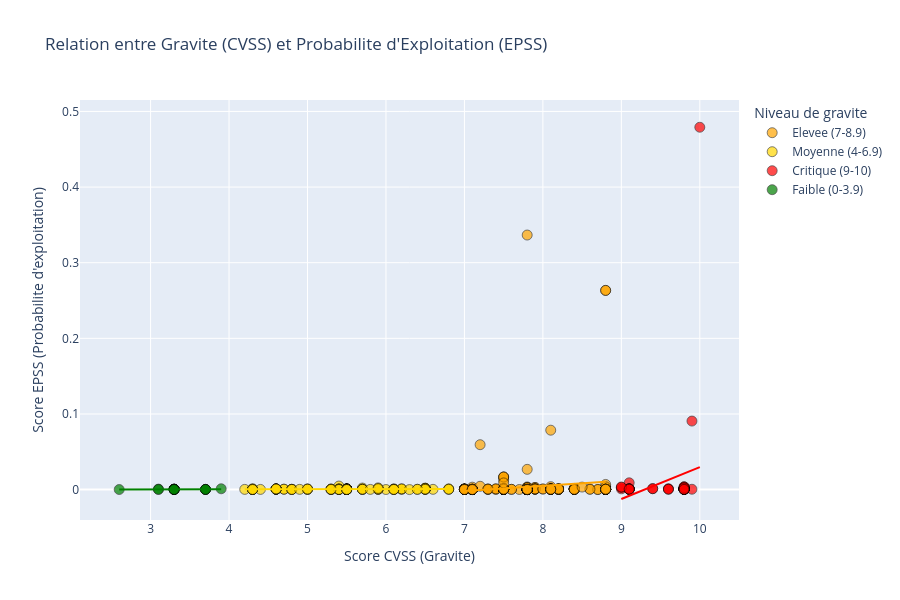

The code cell stored with this chart in its notebook:
### Code cell
#Scatter plot CVSS vs EPSS (avec Plotly)
import plotly.express as px
import plotly.graph_objects as go
from plotly.subplots import make_subplots

scatter_df = df[df['CVSS Score'].notna() & df['EPSS Score'].notna()].copy()

def get_severity_label(score):
    if score < 4.0:
        return 'Faible (0-3.9)'
    elif score < 7.0:
        return 'Moyenne (4-6.9)'
    elif score < 9.0:
        return 'Elevee (7-8.9)'
    else:
        return 'Critique (9-10)'

scatter_df['Severite'] = scatter_df['CVSS Score'].apply(get_severity_label)

print(f"Nombre de points pour le scatter plot: {len(scatter_df)}")

color_map = {
    'Critique (9-10)': 'red',
    'Elevee (7-8.9)': 'orange',
    'Moyenne (4-6.9)': 'gold',
    'Faible (0-3.9)': 'green'
}


fig = px.scatter(                                                                                   #px = plotly express
    scatter_df,                                                                                     #Données utilisées
    x='CVSS Score',                                                                                 #Score de gravité
    y='EPSS Score',                                                                                 #Probabilité d'exploitation
    color='Severite',
    color_discrete_map=color_map,
    hover_data=['CVE', 'CWE', 'Editeur', 'Type'],                                                   #Ce qu'on voit quand on survole un point
    title='Relation entre Gravite (CVSS) et Probabilite d\'Exploitation (EPSS)',
    labels={                                                                                        #Labels pour les axes
        'CVSS Score': 'Score CVSS (Gravite)',
        'EPSS Score': 'Score EPSS (Probabilite d\'exploitation)',               
        'Severite': 'Niveau de gravite'
    },
    trendline='ols'                                                                                 #Ordinary Least Squares (régression linéaire)
)


fig.update_layout(
    width=900,
    height=600,
    xaxis=dict(showgrid=True),
    yaxis=dict(showgrid=True)
)

fig.update_traces(
    marker=dict(size=10, opacity=0.7, line=dict(width=0.7, color='black'))
)

fig.show()





correlation = scatter_df['CVSS Score'].corr(scatter_df['EPSS Score'])                               #Calcul la corélation
print(f"\nCoefficient de correlation de Pearson entre CVSS et EPSS: {correlation:.4f}")



high_risk = scatter_df[(scatter_df['CVSS Score'] >= 7) & (scatter_df['EPSS Score'] > 0.01)]         #Sélectionne les vulnérabilités à haut risque
print(f"\nVulnerabilites a haut risque (CVSS >= 7 ET EPSS > 0.01): {len(high_risk)}")
if len(high_risk) > 0:
    print("\nCVE a risque prioritaire:")
    for _, row in high_risk.nlargest(5, 'EPSS Score').iterrows():
        print(f"  - {row['CVE']}: CVSS={row['CVSS Score']}, EPSS={row['EPSS Score']:.6f}, Editeur={row['Editeur']}")

### Figure 1 — Plotly figure (JSON) as saved in the notebook; plotly's stock layout.template omitted (floating-point values rounded to 4 significant figures; data arrays with more than 128 entries replaced by an {"elided": "..."} marker saying what was removed)
{"data": [{"customdata": {"elided": "353x4 str values"}, "hovertemplate": "Niveau de gravite=Elevee (7-8.9)<br>Score CVSS (Gravite)=%{x}<br>Score EPSS (Probabilite d'exploitation)=%{y}<br>CVE=%{customdata[0]}<br>CWE=%{customdata[1]}<br>Editeur=%{customdata[2]}<br>Type=%{customdata[3]}<extra></extra>", "legendgroup": "Elevee (7-8.9)", "marker": {"color": "orange", "line": {"color": "black", "width": 0.7}, "opacity": 0.7, "size": 10, "symbol": "circle"}, "mode": "markers", "name": "Elevee (7-8.9)", "orientation": "v", "showlegend": true, "type": "scatter", "x": {"elided": "353 float values"}, "xaxis": "x", "y": {"elided": "353 float values"}, "yaxis": "y"}, {"hovertemplate": "<b>OLS trendline</b><br>EPSS Score = 0.00664744 * CVSS Score + -0.048225<br>R<sup>2</sup>=0.012670<br><br>Niveau de gravite=Elevee (7-8.9)<br>Score CVSS (Gravite)=%{x}<br>Score EPSS (Probabilite d'exploitation)=%{y} <b>(trend)</b><extra></extra>", "legendgroup": "Elevee (7-8.9)", "marker": {"color": "orange", "line": {"color": "black", "width": 0.7}, "opacity": 0.7, "size": 10, "symbol": "circle"}, "mode": "lines", "name": "Elevee (7-8.9)", "showlegend": false, "type": "scatter", "x": {"elided": "353 float values"}, "xaxis": "x", "y": {"elided": "353 float values"}, "yaxis": "y"}, {"customdata": {"elided": "108x4 str values"}, "hovertemplate": "Niveau de gravite=Moyenne (4-6.9)<br>Score CVSS (Gravite)=%{x}<br>Score EPSS (Probabilite d'exploitation)=%{y}<br>CVE=%{customdata[0]}<br>CWE=%{customdata[1]}<br>Editeur=%{customdata[2]}<br>Type=%{customdata[3]}<extra></extra>", "legendgroup": "Moyenne (4-6.9)", "marker": {"color": "gold", "line": {"color": "black", "width": 0.7}, "opacity": 0.7, "size": 10, "symbol": "circle"}, "mode": "markers", "name": "Moyenne (4-6.9)", "orientation": "v", "showlegend": true, "type": "scatter", "x": [4.3, 4.2, 6.6, 4.7, 4.3, 6.1, 6.5, 6.1, 6.2, 6, 4.7, 5.5, 5.5, 5.5, 6.2, 6.5, 5.4, 5.5, 5.5, 6.8, 5.7, 5.5, 5.5, 5.5, 5.5, 6.8, 5.5, 5.5, 5.3, 5.5, 5.3, 5.5, 6.5, 5.5, 5.5, 6.5, 6.2, 6.8, 6.5, 5.4, 4.6, 4.3, 5.4, 6.5, 5, 6.5, 4.6, 4.6, 4.6, 5.4, 5.5, 4.6, 6.5, 5.5, 5.4, 4.6, 6.1, 4.6, 5.4, 4.6, 4.6, 4.6, 5.4, 5.4, 6.4, 6.1, 4.4, 5.9, 5.9, 5.9, 4.8, 5.5, 5.5, 5.5, 4.8, 5.5, 5.5, 4.3, 5.7, 5.3, 6.3, 5.5, 5.7, 5.7, 4.3, 5.9, 5.7, 5.4, 5.3, 4.3, 4.3, 6.5, 5.4, 6.4, 4.8, 5, 4.8, 5.3, 5.5, 5.8, 5.5, 6.1, 5.5, 5.5, 5.9, 4.9, 5, 5], "xaxis": "x", "y": [0.00014, 0.0003, 0.00035, 0.00055, 0.00026, 0.00093, 0.00026, 0.00015, 0.00032, 0.00012, 0.00053, 0.00058, 0.0007, 0.00051, 0.00092, 0.00076, 0.00087, 0.0007, 0.00051, 0.00049, 0.00207, 0.0007, 0.00051, 0.00051, 0.0007, 0.00099, 0.0007, 0.0007, 0.00067, 0.00051, 0.00076, 0.00127, 0.00164, 0.00051, 0.00051, 0.00196, 0.00092, 0.00036, 0.00059, 0.0006, 0.00058, 0.00077, 0.0006, 0.00169, 0.00062, 0.00104, 0.0006, 0.00104, 0.0006, 0.0006, 0.00058, 0.00086, 0.00103, 0.0005, 0.00469, 0.00058, 0.00059, 0.00058, 0.00061, 0.0006, 0.00086, 0.00086, 0.00086, 0.0006, 0.00046, 0.00027, 0.00025, 0.00051, 0.00033, 0.00228, 0.00041, 0.00022, 0.00027, 0.00022, 0.00038, 0.00018, 0.00022, 0.00023, 0.00045, 5e-05, 4e-05, 0.00026, 0.00045, 0.00045, 0.00098, 0.00052, 0.00045, 0.0001, 9e-05, 0.00011, 0.00016, 0.00034, 0.00018, 0.00032, 0.0003, 0.00014, 0.00019, 0.00042, 0.0002, 0.00027, 0.00014, 0.0002, 0.00018, 0.00019, 0.0015, 0.00033, 0.00085, 0.00062], "yaxis": "y"}, {"hovertemplate": "<b>OLS trendline</b><br>EPSS Score = 0.000122154 * CVSS Score + -5.90393e-05<br>R<sup>2</sup>=0.020480<br><br>Niveau de gravite=Moyenne (4-6.9)<br>Score CVSS (Gravite)=%{x}<br>Score EPSS (Probabilite d'exploitation)=%{y} <b>(trend)</b><extra></extra>", "legendgroup": "Moyenne (4-6.9)", "marker": {"color": "gold", "line": {"color": "black", "width": 0.7}, "opacity": 0.7, "size": 10, "symbol": "circle"}, "mode": "lines", "name": "Moyenne (4-6.9)", "showlegend": false, "type": "scatter", "x": [4.2, 4.3, 4.3, 4.3, 4.3, 4.3, 4.3, 4.3, 4.4, 4.6, 4.6, 4.6, 4.6, 4.6, 4.6, 4.6, 4.6, 4.6, 4.6, 4.7, 4.7, 4.8, 4.8, 4.8, 4.8, 4.9, 5, 5, 5, 5, 5.3, 5.3, 5.3, 5.3, 5.3, 5.4, 5.4, 5.4, 5.4, 5.4, 5.4, 5.4, 5.4, 5.4, 5.4, 5.5, 5.5, 5.5, 5.5, 5.5, 5.5, 5.5, 5.5, 5.5, 5.5, 5.5, 5.5, 5.5, 5.5, 5.5, 5.5, 5.5, 5.5, 5.5, 5.5, 5.5, 5.5, 5.5, 5.5, 5.5, 5.5, 5.5, 5.7, 5.7, 5.7, 5.7, 5.7, 5.8, 5.9, 5.9, 5.9, 5.9, 5.9, 6, 6.1, 6.1, 6.1, 6.1, 6.1, 6.2, 6.2, 6.2, 6.3, 6.4, 6.4, 6.5, 6.5, 6.5, 6.5, 6.5, 6.5, 6.5, 6.5, 6.5, 6.6, 6.8, 6.8, 6.8], "xaxis": "x", "y": [0.000454, 0.0004662, 0.0004662, 0.0004662, 0.0004662, 0.0004662, 0.0004662, 0.0004662, 0.0004784, 0.0005029, 0.0005029, 0.0005029, 0.0005029, 0.0005029, 0.0005029, 0.0005029, 0.0005029, 0.0005029, 0.0005029, 0.0005151, 0.0005151, 0.0005273, 0.0005273, 0.0005273, 0.0005273, 0.0005395, 0.0005517, 0.0005517, 0.0005517, 0.0005517, 0.0005884, 0.0005884, 0.0005884, 0.0005884, 0.0005884, 0.0006006, 0.0006006, 0.0006006, 0.0006006, 0.0006006, 0.0006006, 0.0006006, 0.0006006, 0.0006006, 0.0006006, 0.0006128, 0.0006128, 0.0006128, 0.0006128, 0.0006128, 0.0006128, 0.0006128, 0.0006128, 0.0006128, 0.0006128, 0.0006128, 0.0006128, 0.0006128, 0.0006128, 0.0006128, 0.0006128, 0.0006128, 0.0006128, 0.0006128, 0.0006128, 0.0006128, 0.0006128, 0.0006128, 0.0006128, 0.0006128, 0.0006128, 0.0006128, 0.0006372, 0.0006372, 0.0006372, 0.0006372, 0.0006372, 0.0006495, 0.0006617, 0.0006617, 0.0006617, 0.0006617, 0.0006617, 0.0006739, 0.0006861, 0.0006861, 0.0006861, 0.0006861, 0.0006861, 0.0006983, 0.0006983, 0.0006983, 0.0007105, 0.0007227, 0.0007227, 0.000735, 0.000735, 0.000735, 0.000735, 0.000735, 0.000735, 0.000735, 0.000735, 0.000735, 0.0007472, 0.0007716, 0.0007716, 0.0007716], "yaxis": "y"}, {"customdata": {"elided": "50x4 str values"}, "hovertemplate": "Niveau de gravite=Critique (9-10)<br>Score CVSS (Gravite)=%{x}<br>Score EPSS (Probabilite d'exploitation)=%{y}<br>CVE=%{customdata[0]}<br>CWE=%{customdata[1]}<br>Editeur=%{customdata[2]}<br>Type=%{customdata[3]}<extra></extra>", "legendgroup": "Critique (9-10)", "marker": {"color": "red", "line": {"color": "black", "width": 0.7}, "opacity": 0.7, "size": 10, "symbol": "circle"}, "mode": "markers", "name": "Critique (9-10)", "orientation": "v", "showlegend": true, "type": "scatter", "x": [9, 9.9, 9.8, 9.1, 9.1, 9.1, 9.8, 9.8, 9.6, 9.8, 9.8, 9.8, 9.8, 9.1, 9.1, 9.8, 9.1, 9.1, 9.8, 9.6, 10, 9.9, 9.6, 9.8, 9.8, 9.8, 9.8, 9.8, 9.8, 9.8, 9.8, 9.4, 9.1, 9.8, 9.8, 9.8, 9.8, 9.8, 9.8, 9.8, 9.8, 9.8, 9.8, 9.1, 9.4, 9, 9, 9.8, 9.1, 9.8], "xaxis": "x", "y": [0.001, 0.00046, 0.00042, 0.00028, 0.00898, 0.0007, 0.00363, 0.00137, 0.00106, 0.00202, 0.0006, 0.00373, 0.0006, 0.00072, 0.00072, 0.0006, 0.0007, 0.0006, 0.00063, 0.00076, 0.4791, 0.09061, 0.00036, 0.00122, 0.00067, 0.00102, 0.00021, 0.0007, 0.00096, 0.00063, 0.00076, 0.00122, 0.00126, 0.00021, 0.00079, 0.00044, 0.00102, 0.00062, 0.00206, 0.00061, 0.0007, 0.00078, 0.00096, 0.0007, 0.00122, 0.00294, 0.00345, 0.0026, 0.00054, 0.00024], "yaxis": "y"}, {"hovertemplate": "<b>OLS trendline</b><br>EPSS Score = 0.0422015 * CVSS Score + -0.392233<br>R<sup>2</sup>=0.039927<br><br>Niveau de gravite=Critique (9-10)<br>Score CVSS (Gravite)=%{x}<br>Score EPSS (Probabilite d'exploitation)=%{y} <b>(trend)</b><extra></extra>", "legendgroup": "Critique (9-10)", "marker": {"color": "red", "line": {"color": "black", "width": 0.7}, "opacity": 0.7, "size": 10, "symbol": "circle"}, "mode": "lines", "name": "Critique (9-10)", "showlegend": false, "type": "scatter", "x": [9, 9, 9, 9.1, 9.1, 9.1, 9.1, 9.1, 9.1, 9.1, 9.1, 9.1, 9.1, 9.4, 9.4, 9.6, 9.6, 9.6, 9.8, 9.8, 9.8, 9.8, 9.8, 9.8, 9.8, 9.8, 9.8, 9.8, 9.8, 9.8, 9.8, 9.8, 9.8, 9.8, 9.8, 9.8, 9.8, 9.8, 9.8, 9.8, 9.8, 9.8, 9.8, 9.8, 9.8, 9.8, 9.8, 9.9, 9.9, 10], "xaxis": "x", "y": [-0.01242, -0.01242, -0.01242, -0.0082, -0.0082, -0.0082, -0.0082, -0.0082, -0.0082, -0.0082, -0.0082, -0.0082, -0.0082, 0.004461, 0.004461, 0.0129, 0.0129, 0.0129, 0.02134, 0.02134, 0.02134, 0.02134, 0.02134, 0.02134, 0.02134, 0.02134, 0.02134, 0.02134, 0.02134, 0.02134, 0.02134, 0.02134, 0.02134, 0.02134, 0.02134, 0.02134, 0.02134, 0.02134, 0.02134, 0.02134, 0.02134, 0.02134, 0.02134, 0.02134, 0.02134, 0.02134, 0.02134, 0.02556, 0.02556, 0.02978], "yaxis": "y"}, {"customdata": [["CVE-2026-44743", "CWE-497", "SAP", "Avis"], ["CVE-2026-45459", "CWE-693", "Microsoft", "Avis"], ["CVE-2026-45466", "CWE-122", "Microsoft", "Avis"], ["CVE-2026-45455", "CWE-125", "Microsoft", "Avis"], ["CVE-2026-45485", "CWE-125", "Microsoft", "Avis"], ["CVE-2026-45642", "CWE-20", "Microsoft", "Avis"], ["CVE-2026-45485", "CWE-125", "Microsoft", "Avis"], ["CVE-2026-41694", "CWE-347", "Spring", "Avis"], ["CVE-2025-12817", "CWE-862", "Splunk", "Avis"], ["CVE-2026-6976", "CWE-639", "GitLab", "Avis"], ["CVE-2026-9694", "CWE-153", "GitLab", "Avis"], ["CVE-2026-3553", "CWE-863", "GitLab", "Avis"], ["CVE-2026-41000", "CWE-294", "Spring", "Avis"], ["CVE-2026-47330", "CWE-457", "Linux", "Avis"], ["CVE-2026-47336", "CWE-457", "Linux", "Avis"], ["CVE-2026-47327", "CWE-476", "Linux", "Avis"], ["CVE-2026-47329", "CWE-1284", "Linux", "Avis"], ["CVE-2026-47337", "CWE-476", "Linux", "Avis"]], "hovertemplate": "Niveau de gravite=Faible (0-3.9)<br>Score CVSS (Gravite)=%{x}<br>Score EPSS (Probabilite d'exploitation)=%{y}<br>CVE=%{customdata[0]}<br>CWE=%{customdata[1]}<br>Editeur=%{customdata[2]}<br>Type=%{customdata[3]}<extra></extra>", "legendgroup": "Faible (0-3.9)", "marker": {"color": "green", "line": {"color": "black", "width": 0.7}, "opacity": 0.7, "size": 10, "symbol": "circle"}, "mode": "markers", "name": "Faible (0-3.9)", "orientation": "v", "showlegend": true, "type": "scatter", "x": [3.7, 3.3, 3.3, 3.3, 3.3, 3.9, 3.3, 3.7, 3.1, 3.7, 2.6, 3.1, 3.7, 3.3, 3.3, 3.3, 3.3, 3.3], "xaxis": "x", "y": [0.00028, 0.00057, 0.00054, 0.00054, 0.00054, 0.00109, 0.00054, 0.00019, 0.00066, 0.00011, 0.0001, 0.00012, 0.00028, 0.00019, 0.00014, 0.0002, 0.00027, 0.00015], "yaxis": "y"}, {"hovertemplate": "<b>OLS trendline</b><br>EPSS Score = 0.000248983 * CVSS Score + -0.000475194<br>R<sup>2</sup>=0.078880<br><br>Niveau de gravite=Faible (0-3.9)<br>Score CVSS (Gravite)=%{x}<br>Score EPSS (Probabilite d'exploitation)=%{y} <b>(trend)</b><extra></extra>", "legendgroup": "Faible (0-3.9)", "marker": {"color": "green", "line": {"color": "black", "width": 0.7}, "opacity": 0.7, "size": 10, "symbol": "circle"}, "mode": "lines", "name": "Faible (0-3.9)", "showlegend": false, "type": "scatter", "x": [2.6, 3.1, 3.1, 3.3, 3.3, 3.3, 3.3, 3.3, 3.3, 3.3, 3.3, 3.3, 3.3, 3.7, 3.7, 3.7, 3.7, 3.9], "xaxis": "x", "y": [0.0001722, 0.0002967, 0.0002967, 0.0003465, 0.0003465, 0.0003465, 0.0003465, 0.0003465, 0.0003465, 0.0003465, 0.0003465, 0.0003465, 0.0003465, 0.000446, 0.000446, 0.000446, 0.000446, 0.0004958], "yaxis": "y"}], "layout": {"height": 600, "legend": {"title": {"text": "Niveau de gravite"}, "tracegroupgap": 0}, "title": {"text": "Relation entre Gravite (CVSS) et Probabilite d'Exploitation (EPSS)"}, "width": 900, "xaxis": {"anchor": "y", "domain": [0, 1], "showgrid": true, "title": {"text": "Score CVSS (Gravite)"}}, "yaxis": {"anchor": "x", "domain": [0, 1], "showgrid": true, "title": {"text": "Score EPSS (Probabilite d'exploitation)"}}}}
